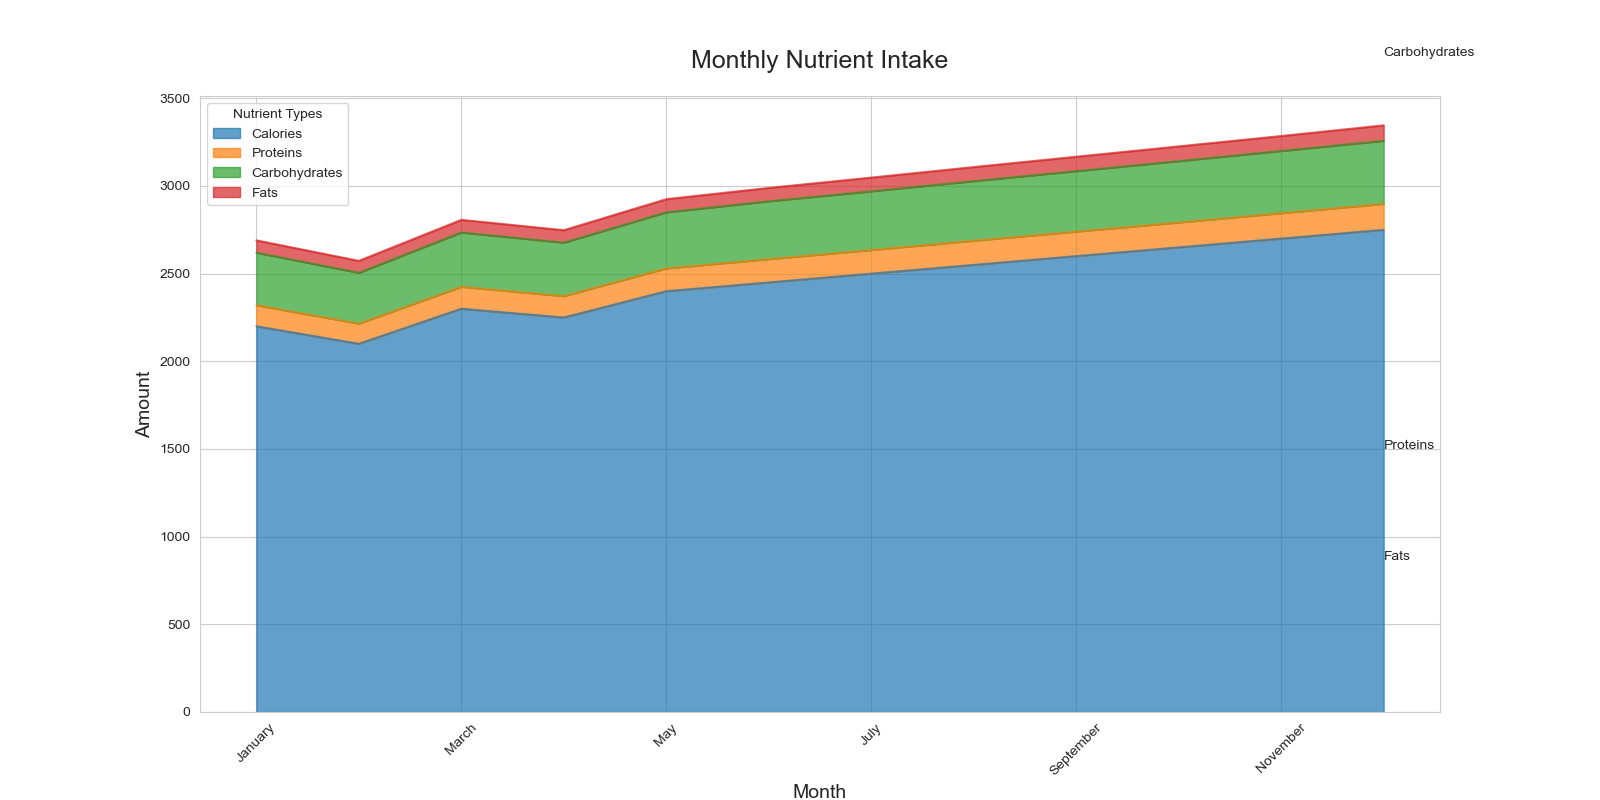

Source code (Python):

import seaborn as sns
import pandas as pd
import matplotlib.pyplot as plt
import numpy as np

# Data
data = {
    'Month': ['January', 'February', 'March', 'April', 'May', 'June', 'July', 'August', 'September', 'October', 'November', 'December'],
    'Calories': [2200, 2100, 2300, 2250, 2400, 2450, 2500, 2550, 2600, 2650, 2700, 2750],
    'Proteins': [120, 115, 125, 122, 130, 133, 135, 138, 140, 142, 145, 148],
    'Carbohydrates': [300, 290, 310, 305, 320, 330, 335, 340, 345, 350, 355, 360],
    'Fats': [70, 68, 72, 71, 75, 76, 78, 80, 82, 84, 85, 88],
}

df = pd.DataFrame(data)

# Define a color palette
palette = ["#1f77b4", "#ff7f0e", "#2ca02c", "#d62728"]

# Melt DataFrame
df_melted = df.melt('Month', var_name='Nutrient', value_name='Amount')

# Plot
plt.figure(figsize=(16, 8))

# Area plot
sns.set_style("whitegrid")
df.set_index('Month').plot(kind='area', stacked=True, color=palette, alpha=0.7, figsize=(16, 8))

# Customization
plt.title('Monthly Nutrient Intake', fontsize=18, pad=20)
plt.xlabel('Month', fontsize=14)
plt.ylabel('Amount', fontsize=14)
plt.xticks(rotation=45)
plt.legend(title='Nutrient Types', loc='upper left')

# Annotations
for i, nutrient in enumerate(df.columns[1:]):
    y = df[nutrient].cumsum() - (0.5 * df[nutrient])
    for x, value in enumerate(y):
        if x == len(df) - 1:
            plt.text(x, value, f'{nutrient}', fontsize=10, ha='left', va='center')

plt.tight_layout()
plt.show()
